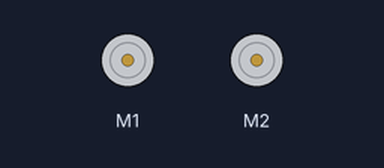
This program was run on a simulated BBC micro:bit (MakeCode). On the bench: 2 × DC motor (green arrow = forward, orange = backward, longer = faster). At 16.8 s the program stops and its outputs stay as they are.

Above: at 16.9 s.
Timing chart, 0 to 18.3 s (numbered marks = the images above):
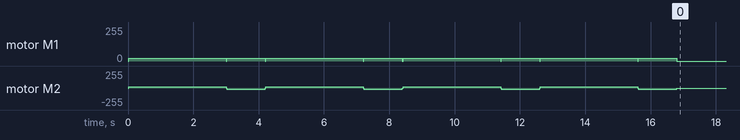

The program:

main.ts
```typescript
maqueen.motorRun(maqueen.Motors.All, maqueen.Dir.CW, 20)
basic.pause(2000)
basic.pause(1000)
maqueen.motorStop(maqueen.Motors.All)
maqueen.motorRun(maqueen.Motors.M1, maqueen.Dir.CW, 20)
maqueen.motorRun(maqueen.Motors.M2, maqueen.Dir.CCW, 20)
basic.pause(1000)
basic.pause(200)
maqueen.motorStop(maqueen.Motors.All)
maqueen.motorRun(maqueen.Motors.All, maqueen.Dir.CW, 20)
basic.pause(2000)
basic.pause(1000)
maqueen.motorStop(maqueen.Motors.All)
maqueen.motorRun(maqueen.Motors.M1, maqueen.Dir.CW, 20)
maqueen.motorRun(maqueen.Motors.M2, maqueen.Dir.CCW, 20)
basic.pause(1000)
basic.pause(200)
maqueen.motorStop(maqueen.Motors.All)
maqueen.motorRun(maqueen.Motors.All, maqueen.Dir.CW, 20)
basic.pause(2000)
basic.pause(1000)
maqueen.motorStop(maqueen.Motors.All)
maqueen.motorRun(maqueen.Motors.M1, maqueen.Dir.CW, 20)
maqueen.motorRun(maqueen.Motors.M2, maqueen.Dir.CCW, 20)
basic.pause(1000)
basic.pause(200)
maqueen.motorStop(maqueen.Motors.All)
maqueen.motorRun(maqueen.Motors.All, maqueen.Dir.CW, 20)
basic.pause(2000)
basic.pause(1000)
maqueen.motorStop(maqueen.Motors.All)
maqueen.motorRun(maqueen.Motors.M1, maqueen.Dir.CW, 20)
maqueen.motorRun(maqueen.Motors.M2, maqueen.Dir.CCW, 20)
basic.pause(1000)
basic.pause(200)
maqueen.motorStop(maqueen.Motors.All)
```

test.ts
```typescript
// tests gaan hier; deze zal niet worden gecompileerd wanneer dit pakket wordt gebruikt als extensie.
```
